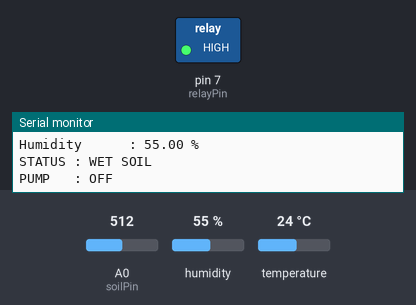
Recording of a sketch running on a simulated Arduino Uno, built with avr-gcc and run on an emulated ATmega328P. On the bench: switched loads named in the sketch (green lamp = pin HIGH), the last lines printed to the serial monitor. The test bench sets the inputs (shaded band); at power-on: A0 (soilPin) = 512, humidity 55 %, temperature 24 °C.

Above: at 4.0 s.
4.1 s: A0 (soilPin) set to 682
8.1 s: A0 (soilPin) set to 710
At 10.2 s:
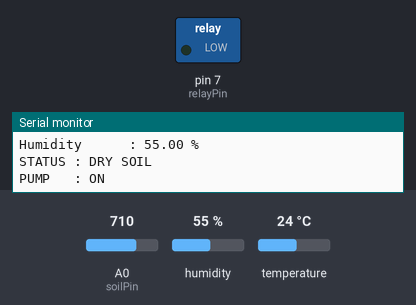
Timing chart, 0 to 16.1 s (numbered marks = the images above; inputs shaded):
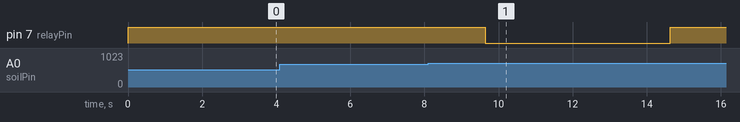

The sketch:

sketch_apr11a.ino
```cpp
#include <SoftwareSerial.h>
#include <DHT.h>

#define DHTPIN 2
#define DHTTYPE DHT11

DHT dht(DHTPIN, DHTTYPE);

// Bluetooth
SoftwareSerial BT(10, 11);

// Pins
int soilPin = A0;
int relayPin = 7;

// Soil threshold
int dryThreshold = 700;

void setup() {

  Serial.begin(9600);

  BT.begin(9600);

  dht.begin();

  pinMode(relayPin, OUTPUT);

  // Pump OFF initially
  digitalWrite(relayPin, HIGH);

  Serial.println();
  Serial.println("====================================");
  Serial.println("   SMART AGRO SYSTEM STARTED");
  Serial.println("====================================");
}

void loop() {

  // Read sensors
  int soilValue = analogRead(soilPin);

  float temp = dht.readTemperature();

  float hum = dht.readHumidity();

  // =========================
  // HEADER
  // =========================

  Serial.println();
  Serial.println("====================================");

  // =========================
  // SENSOR VALUES
  // =========================

  Serial.print("Soil Moisture : ");
  Serial.println(soilValue);

  Serial.print("Temperature   : ");
  Serial.print(temp);
  Serial.println(" C");

  Serial.print("Humidity      : ");
  Serial.print(hum);
  Serial.println(" %");

  // =========================
  // SOIL STATUS
  // =========================

  if (soilValue > dryThreshold) {

    Serial.println();
    Serial.println("STATUS : DRY SOIL");

    Serial.println("PUMP   : ON");

    // Pump ON
    digitalWrite(relayPin, LOW);

    delay(5000);

    // Pump OFF
    digitalWrite(relayPin, HIGH);

    Serial.println("PUMP   : OFF");

    Serial.println("Waiting 10 seconds...");

    delay(10000);

  } else {

    Serial.println();
    Serial.println("STATUS : WET SOIL");

    Serial.println("PUMP   : OFF");

    digitalWrite(relayPin, HIGH);

    delay(3000);
  }

  Serial.println("====================================");

  // =========================
  // BLUETOOTH OUTPUT
  // =========================

  BT.print("Soil:");
  BT.print(soilValue);

  BT.print(" Temp:");
  BT.print(temp);

  BT.print(" Humidity:");
  BT.println(hum);
}
```

Measured:
- the behaviour switches between 700 and 701 on A0 (soilPin) (found by bisection; images 0 and 1)
- after the input at 8.1 s, pin 7 (relayPin): HIGH → LOW after 1.5 s, → HIGH 5.0 s later
